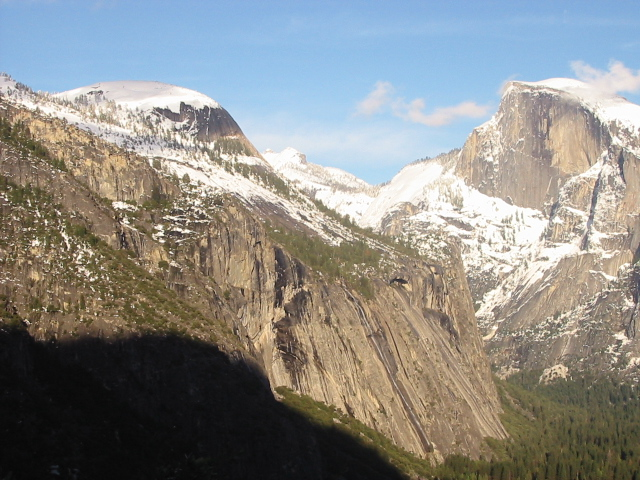
#> input picture P2/imagenes/Yosemite1.jpg, 640 x 480 px
$ python practica2.py
#> lines starting #> are read from the running program, lines starting #| are printed output that depends on the picture; after the words box and inside, x2 and y2 are one past the last pixel; in counts of white or black regions, pixels touching at a corner belong together
#> further down, img1 is the input picture: shape (480, 640, 3); mean B, G, R 135.4, 139.3, 139.5
#!/usr/bin/env python3
# -*- coding: utf-8 -*-
"""

@author: Julio Fresneda García
"""

import numpy as np
import cv2 as cv
from matplotlib import pyplot as plt

## Función para mostrar imágenes a escala real
####################################################################################
def imShowRealScale(img,gray=0,title='img',scale=1):
    width=img.shape[1]*scale # pixels
    height=img.shape[0]*scale
    margin=50 # pixels
    dpi=100. # dots per inch

    figsize=((width+2*margin)/dpi, (height+2*margin)/dpi) # inches
    left = margin/dpi/figsize[0] #axes ratio
    bottom = margin/dpi/figsize[1]

    fig = plt.figure(figsize=figsize, dpi=dpi)
    fig.subplots_adjust(left=left, bottom=bottom, right=1.-left, top=1.-bottom)
    plt.title(title)


    if( gray != 0 ):
        plt.imshow(img,cmap='gray')
    else:
        plt.imshow(img)
    plt.show()

###################################################################################


"""
EJERCICIO 1
Detección de puntos SIFT y SURF. Aplicar la detección de
puntos SIFT y SURF sobre las imágenes, representar dichos puntos sobre
las imágenes haciendo uso de la función drawKeyPoints. Presentar los
resultados con las imágenes Yosemite.rar.
"""


#####################################################################################
#####################################################################################
                            # FUNCIONES EJERCICO 1 #
#####################################################################################
#####################################################################################


"""
Función para hacer unpack de cada octava. Fuente:
https://stackoverflow.com/questions/48385672/opencv-python-unpack-sift-octave
"""

### El atributo octava de los keypoints obtenidos usando SIFT están
### enpaquetados en octava, capa y escala. Esta función lo desempaqueta
################################################################
def unpackSIFTOctave(kpt):

    _octave = kpt.octave
    octave = _octave&0xFF
    layer = (_octave>>8)&0xFF
    if octave>=128:
        octave |= -128
    if octave>=0:
        scale = float(1/(1<<octave))
    else:
        scale = float(1<<-octave)
    return (octave, layer, scale)
################################################################


# Método para dibujar KeyPoints mediante SIFT
####################################################################################
####################################################################################
def detectKeyPointsSIFT( img, sift ):

    # Detectamos los puntos sift de la imagen
    kp_sift, desc_sift = sift.detectAndCompute(img,None)
#> kp_sift = 1240 keypoints; strongest (x, y, size): (6, 199, 1.9), (78, 246, 2.1), (74, 255, 1.9), (46, 222, 2.2)

    # Dibujamos estos puntos en una copia de la imagen
    imgkp = img.copy()
    imgkp = cv.drawKeypoints(imgkp,kp_sift,imgkp)
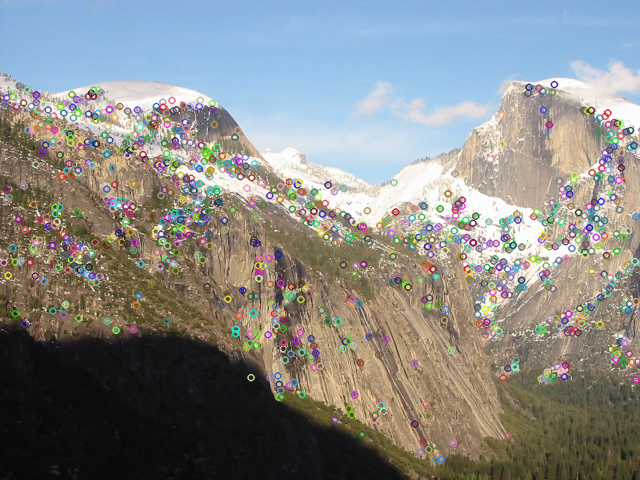
#> imgkp: shape (480, 640, 3); 12.83% of pixels changed, all inside (x1, y1, x2, y2) = (0, 80, 640, 464)


    # Vamos a desempaquetar las octavas
    unpacked_kp_sift = []
    for i in range(0,len(kp_sift)):
        unpacked_kp_sift.append(unpackSIFTOctave(kp_sift[i]))
#> this loop made 1240 passes
#> (octave in unpackSIFTOctave, layer in unpackSIFTOctave, scale in unpackSIFTOctave) on passes 1 to 3: (-1, 3, 2), (-1, 2, 2), (-1, 3, 2)
#> after the loop, unpacked_kp_sift = 1240 items, first 6: (-1, 3, 2), (-1, 2, 2), (-1, 3, 2), (0, 1, 1), (-1, 1, 2), (-1, 1, 2)


    ## Num de octavas y capas. Vamos a obtener el máximo número de octavas
    ## y de paso el mínimo (es -1, pero lo implemento para asegurar)
    min_oct = unpacked_kp_sift[0][0]
#> min_oct = -1
    max_oct = unpacked_kp_sift[0][0]
#> max_oct = -1

    min_lay = unpacked_kp_sift[0][1]
#> min_lay = 3
    max_lay = unpacked_kp_sift[0][1]
#> max_lay = 3

    for i in range(len(unpacked_kp_sift)):
        if( unpacked_kp_sift[i][0] > max_oct ):
            max_oct = unpacked_kp_sift[i][0]
        if( unpacked_kp_sift[i][0] < min_oct ):
            min_oct = unpacked_kp_sift[i][0]

        if( unpacked_kp_sift[i][1] > max_lay ):
            max_lay = unpacked_kp_sift[i][0]
        if( unpacked_kp_sift[i][0] < min_lay ):
            min_lay = unpacked_kp_sift[i][0]
#> this loop made 1240 passes
#> max_oct on passes 4, 59, 301, 462, 732: 0, 1, 2, 3, 5
#> min_lay on pass 1: -1
#> after the loop, max_lay = 3; max_oct = 5; min_lay = -1; min_oct = -1


    num_oct = max_oct - min_oct +1 # Les sumamos el 0
#> num_oct = 7
    num_lay = max_lay - min_lay +1
#> num_lay = 5


    # Listas para distintas octavas
    lista_octavas = []
    for i in range(num_oct):
        temp = []
        lista_octavas.append(temp)
#> after the loop, lista_octavas = [[], [], [], [], [], [], []]

    # Añadimos a la lista de octavas cada octava. para acceder por ejemplo a
    # la octava -1, usamos la posición [0]. Para acceder a la 2, la posición [3], etc.
    for i in range(len(unpacked_kp_sift)):
        #print(str(unpacked_kp[i][0]) + " " + str(min_oct) + " " + str(unpacked_kp[i][0]-min_oct))
        lista_octavas[unpacked_kp_sift[i][0]-min_oct].append(kp_sift[i])


    """
    (b) Identificar cuántos puntos se han detectado dentro de cada octava.
    En el caso de SIFT, identificar también los puntos detectados en
    cada capa. Mostrar el resultado dibujando sobre la imagen original
    un cı́rculo centrado en cada punto y de radio proporcional al valor de
    sigma usado para su detección (ver circle()) y pintar cada octava
    en un color.
    """
    # He usado la misma sigma para cada octava, por lo tanto no
    # cambiaré el radio.

    # Vamos a ver cuantos puntos tiene cada octava
    print("SIFT: Numero de Keypoints: " + str(len(kp_sift)))
#| SIFT: Numero de Keypoints: 1240
    print("Numero de puntos para cada octava:")
    for i in range(len(lista_octavas)):
        print("Octava " + str(i) + ": " + str(len(lista_octavas[i])))


    ## Pintamos keypoints donde cada octava tiene un color
    img_oct = img.copy()
    for i in range(len(lista_octavas)):

        # Convertimos los keypoints en puntos 2d
        points2d = cv.KeyPoint_convert(lista_octavas[i])

        if( i == 0 ): color = (255,0,0)
        if( i == 1 ): color = (0,255,0)
        if( i == 2 ): color = (0,0,255)
        if( i == 3 ): color = (255,255,0)
        if( i == 4 ): color = (255,0,255)
        if( i == 5 ): color = (0,255,255)
        if( i == 6 ): color = (0,0,0)
        if( i > 6 ): color = (50*i,0,abs(255-20*i))

        # Recorremos todos los puntos de la octava actual y los pintamos
        for j in range(len(points2d)):
            cv.circle(img_oct,(points2d[j][0],points2d[j][1]), 5, color, 1)
#> img_oct: shape (480, 640, 3); 7.79% of pixels changed, all inside (x1, y1, x2, y2) = (0, 79, 640, 465)


    # Listas para distintas capas. Hacemos lo mismo que hicimos con las octavas
    lista_capas = []
    for i in range(num_lay):
        temp = []
        lista_capas.append(temp)
#> after the loop, lista_capas = [[], [], [], [], []]


    for i in range(len(unpacked_kp_sift)):
        #print(str(unpacked_kp[i][0]) + " " + str(min_oct) + " " + str(unpacked_kp[i][0]-min_oct))
        lista_capas[unpacked_kp_sift[i][1]-min_lay].append(kp_sift[i])


    # Vamos a ver cuantos puntos tiene cada capa
    print("Numero de puntos para cada capa:")
    for i in range(len(lista_capas)):
        print("Capa " + str(i) + ": " + str(len(lista_capas[i])))


    ## Pintamos keypoints por cada capas
    img_lay = img.copy()

    for i in range(len(lista_capas)):
        points2d = cv.KeyPoint_convert(lista_capas[i])

        if( i == 0 ): color = (255,0,0)
        if( i == 1 ): color = (0,255,0)
        if( i == 2 ): color = (0,0,255)
        if( i == 3 ): color = (255,255,0)
        if( i == 4 ): color = (255,0,255)
        if( i == 5 ): color = (0,255,255)
        if( i == 6 ): color = (0,0,0)
        if( i > 6 ): color = (50*i,0,abs(255-20*i))

        for j in range(len(points2d)):
            cv.circle(img_lay,(points2d[j][0],points2d[j][1]), 5, color, 1)


    # Devolvemos las imágenes con los keypoints pintados, con los keypoints coloreados
    # según octavas y según capas, y los keypoints y descriptores
    return (imgkp, img_oct, img_lay, kp_sift, desc_sift )
####################################################################################
####################################################################################


# Método para dibujar KeyPoints mediante SURF
####################################################################################
####################################################################################
# [77 lines left out: function detectKeyPointsSURF, not called in this run]

####################################################################################
####################################################################################


"""
(a) Variar los valores de umbral de la función de detección de puntos
hasta obtener un conjunto numeroso (≥ 1000) de puntos SIFT y
SURF que sea representativo de la imagen. Justificar la elección
de los parámetros en relación a la representatividad de los puntos
obtenidos.
"""


# Probamos con Yosemite1
img1 = cv.imread('imagenes/Yosemite1.jpg')

#### SIFT

# contrastThreshold es el umbral de contraste utilizado para filtrar las
# características débiles en regiones de bajo contraste.
# Cuanto mayor sea el umbral, menos características son producidas por el
# detector.

# edgeThreshold es el umbral donde aceptamos o no las características en bordes.
# A diferencia del umbral anterior, aquí cuanto mayor sea el umbral, más características aceptaremos

# Vamos a ajustar para obtener alrededor de 1000 keypoints.
# Con los valores por defecto, obtenemos más de 2000, por lo que puede ser que algunos no sean
# demasiado relevantes. Creo que los bordes pueden ser más representativos que las zonas de
# bajo contraste, por lo tanto seremos más restrictivos con el umbral de contraste.
sift = cv.xfeatures2d.SIFT_create(contrastThreshold=0.08,edgeThreshold=10)

# Obtenemos nuestras imágenes con los keypoints dibujados para la primera imagen
(imgkp, img_oct, img_lay, kp_sift_img1, desc_sift_img1) = detectKeyPointsSIFT( img1, sift )
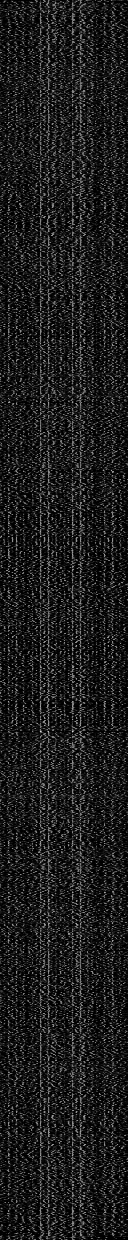
#> desc_sift_img1: shape (1240, 128) float32; min 0, max 221, mean 28.8
#> kp_sift_img1 has the same summary as kp_sift in detectKeyPointsSIFT


imShowRealScale(imgkp,title='Yosemite1, keypoints SIFT')
imShowRealScale(img_oct,title='Yosemite1, keypoints SIFT por octavas')
imShowRealScale(img_lay,title='Yosemite1, keypoints SIFT por capas')

# 1238 keypoints


# Segunda imagen
img2 = cv.imread('imagenes/Yosemite2.jpg')
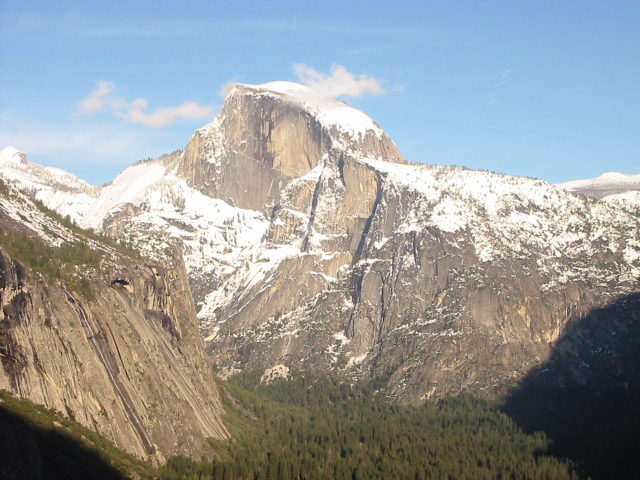
#> input picture P2/imagenes/Yosemite2.jpg, 640 x 480 px
#> img2 is the input picture: shape (480, 640, 3); mean B, G, R 155.6, 155.5, 151.7
(imgkp, img_oct, img_lay, kp_sift_img2, desc_sift_img2) = detectKeyPointsSIFT( img2, sift )
#> in detectKeyPointsSIFT (call 2), `kp_sift, desc_sift = sift.detectAndCompute(img,None)`: kp_sift = 1144 keypoints; strongest (x, y, size): (604, 239, 2.2), (545, 197, 2.2), (573, 230, 1.9), (118, 241, 2.2)
#> in detectKeyPointsSIFT (call 2), `imgkp = cv.drawKeypoints(imgkp,kp_sift,imgkp)`:
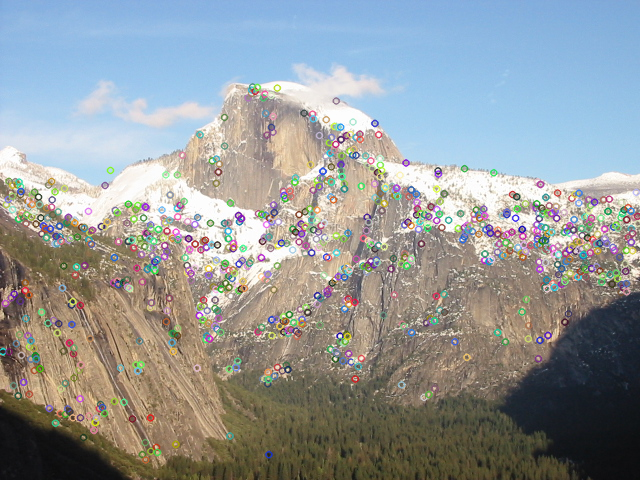
#> imgkp: shape (480, 640, 3); 11.53% of pixels changed, all inside (x1, y1, x2, y2) = (0, 82, 640, 465)
#> the loop in detectKeyPointsSIFT (call 2), `for i in range(0,len(kp_sift)):` made 1144 passes
#> after the loop in detectKeyPointsSIFT (call 2), `for i in range(0,len(kp_sift)):`: unpacked_kp_sift = 1144 items, first 6: (-1, 3, 2), (-1, 3, 2), (-1, 3, 2), (0, 2, 1), (0, 2, 1), (-1, 1, 2)
#> in detectKeyPointsSIFT (call 2), `max_oct = unpacked_kp_sift[0][0]`: max_oct = -1
#> in detectKeyPointsSIFT (call 2), `min_lay = unpacked_kp_sift[0][1]`: min_lay = 3
#> the loop in detectKeyPointsSIFT (call 2), `for i in range(len(unpacked_kp_sift)):` made 1144 passes
#> after the loop in detectKeyPointsSIFT (call 2), `for i in range(len(unpacked_kp_sift)):`: max_oct = 4; min_lay = -1
#> in detectKeyPointsSIFT (call 2), `num_oct = max_oct - min_oct +1`: num_oct = 6
#| SIFT: Numero de Keypoints: 1144
#> the loop in detectKeyPointsSIFT (call 2), `for i in range(len(lista_octavas)):` made 6 passes
#> points2d on passes 5 to 6: [[60.75, 388.2], [335.7, 100.5], [527.9, 338.4]], [[110, 169.9], [233.3, 246.4]]
#> after the loop in detectKeyPointsSIFT (call 2), `for i in range(len(lista_octavas)):`:
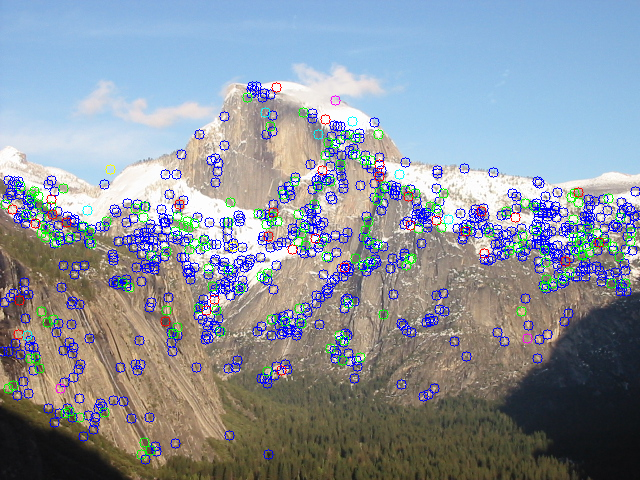
#> img_oct: shape (480, 640, 3); 7.06% of pixels changed, all inside (x1, y1, x2, y2) = (0, 81, 640, 465)
#> after the loop in detectKeyPointsSIFT (call 2), `for i in range(len(lista_capas)):`:
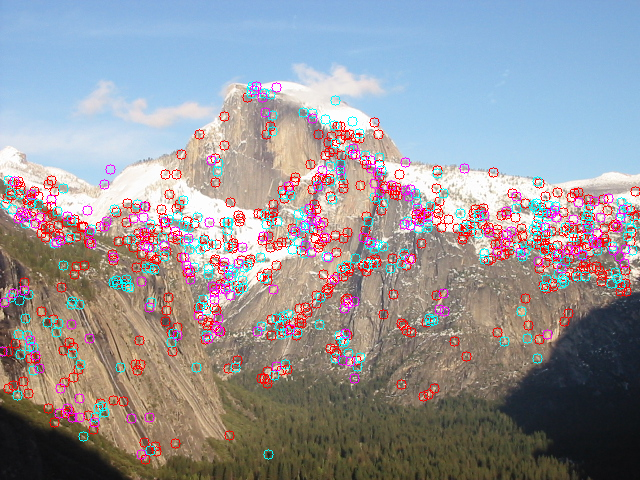
#> img_lay: shape (480, 640, 3); 7.06% of pixels changed, all inside (x1, y1, x2, y2) = (0, 81, 640, 465)
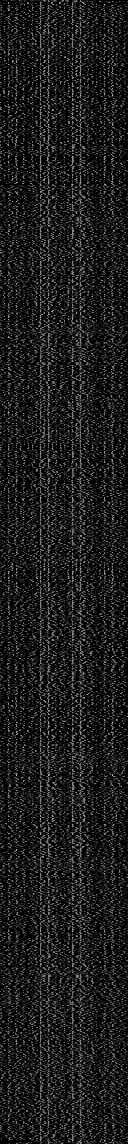
#> desc_sift_img2: shape (1144, 128) float32; min 0, max 198, mean 28.7
#> kp_sift_img2 has the same summary as kp_sift in detectKeyPointsSIFT

imShowRealScale(imgkp,title='Yosemite2, keypoints SIFT')
imShowRealScale(img_oct,title='Yosemite2, keypoints SIFT por octavas')
imShowRealScale(img_lay,title='Yosemite2, keypoints SIFT por capas')

# 1146 keypoints


# Visualmente parece que los keypoints representan a las imágenes


#### SURF


# Igual que con SIFT, buscamos obtener algo más de 1000 keypoints. Para ello
# vamos a ajustar el Hessian Threshold. Sólo las características cuyo hessian
# sea mayor que el límite puesto se conservarán. A más valor, menos características.
#> (the run stopped early here; a loop or call above may not have finished)
